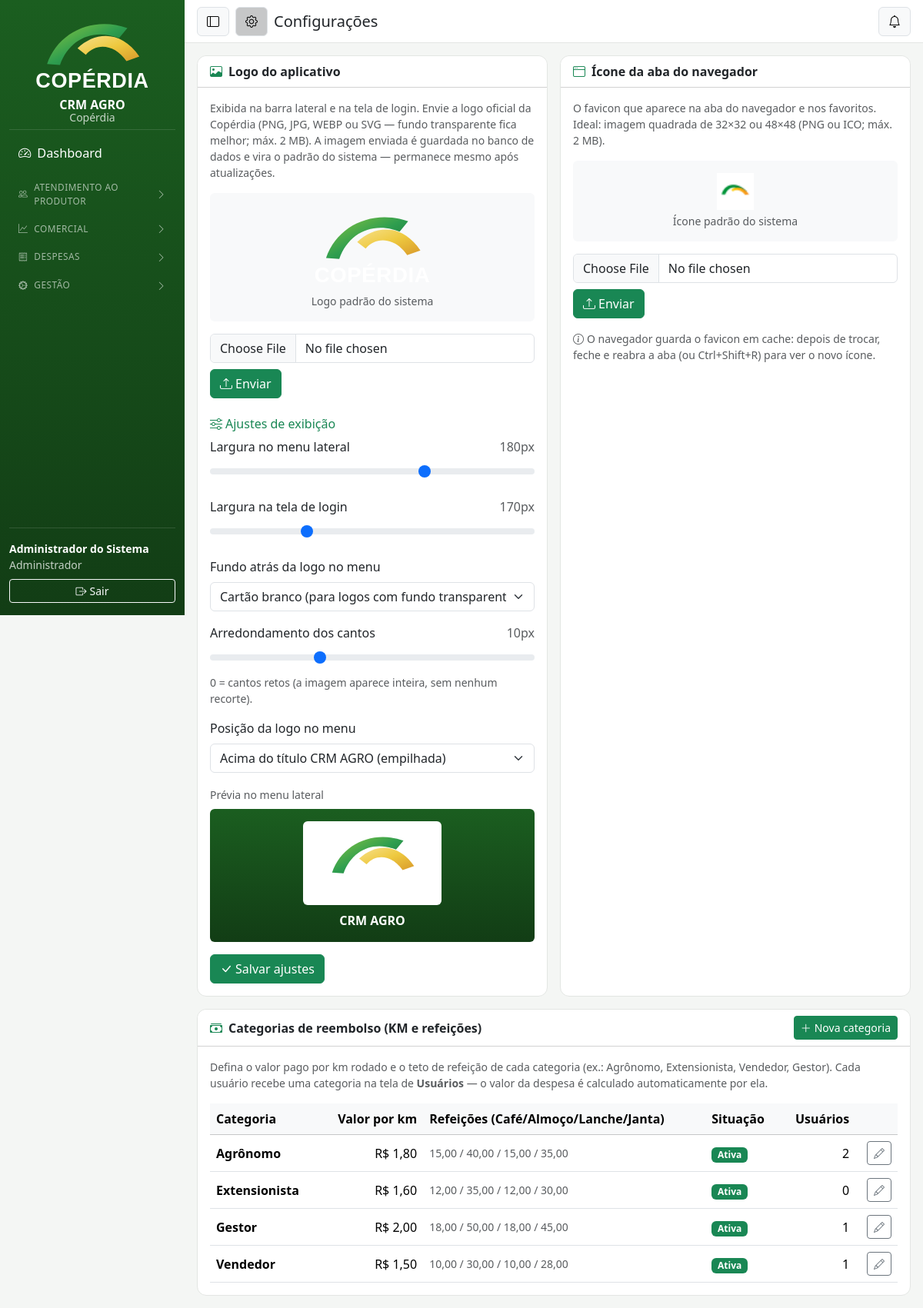
The page /index.php?r=configuracoes (signed in) on the database its author committed.
### tables this page shows
CREATE TABLE categorias_reembolso (
  id INT AUTO_INCREMENT PRIMARY KEY,
  nome VARCHAR(80) NOT NULL,
  valor_km DECIMAL(8,2) NOT NULL DEFAULT 0 COMMENT 'R$ por km rodado',
  teto_refeicao DECIMAL(8,2) NOT NULL DEFAULT 0 COMMENT 'teto por refeição (0 = sem teto)',
  ativo TINYINT(1) NOT NULL DEFAULT 1,
  criado_em DATETIME NOT NULL DEFAULT CURRENT_TIMESTAMP
);

### app/Views/configuracoes.php (the view, shortened to what the rows shown need)
<div class="row g-3">
  <div class="col-12">
    <div class="card">
      <div class="card-body">
        <div class="table-responsive">
          <table class="table table-hover align-middle mb-0">
            <thead class="table-light"><tr><th>Categoria</th><th class="text-end">Valor por km</th><th class="d-none d-md-table-cell">Refeições (Café/Almoço/Lanche/Janta)</th><th>Situação</th><th class="text-end">Usuários</th><th></th></tr></thead>
            <tbody>
              <?php foreach ($categoriasReembolso as $c): ?>
              <tr>
                <td class="fw-semibold"><?= e($c['nome']) ?></td>
                <td class="text-end"><?= moeda($c['valor_km']) ?></td>
                <td class="d-none d-md-table-cell small text-muted">
                  <?php $r = $c['refeicoes']; $fmt = fn($t) => isset($r[$t]) ? numero($r[$t], 2) : '—'; ?>
                  <?= $fmt('Café') ?> / <?= $fmt('Almoço') ?> / <?= $fmt('Lanche') ?> / <?= $fmt('Janta') ?>
                </td>
                <td><span class="badge text-bg-<?= $c['ativo'] ? 'success' : 'secondary' ?>"><?= $c['ativo'] ? 'Ativa' : 'Inativa' ?></span></td>
                <td class="text-end"><?= (int)$c['qtd_usuarios'] ?></td>
                <td class="text-end"><button class="btn btn-sm btn-outline-secondary" onclick='Config.editarCategoria(<?= json_attr($c) ?>)'><i class="bi bi-pencil"></i></button></td>
              </tr>
              <?php endforeach; ?>
            </tbody>
          </table>
        </div>
      </div>
    </div>
  </div>
</div>

### rows shown on the page
categorias_reembolso: nome "Agrônomo", valor_km "R$ 1,80", fmt "15,00", fmt "40,00", fmt "35,00", ativo "Ativa", qtd_usuarios "2"
categorias_reembolso: nome "Extensionista", valor_km "R$ 1,60", fmt "12,00", fmt "35,00", fmt "30,00", ativo "Ativa", qtd_usuarios "0"
categorias_reembolso: nome "Gestor", valor_km "R$ 2,00", fmt "18,00", fmt "50,00", fmt "45,00", ativo "Ativa", qtd_usuarios "1"
categorias_reembolso: nome "Vendedor", valor_km "R$ 1,50", fmt "10,00", fmt "30,00", fmt "28,00", ativo "Ativa", qtd_usuarios "1"

### other values the page prints
$rotulo "Dashboard"
$gLabel "ATENDIMENTO AO PRODUTOR"
$gLabel "COMERCIAL"
$gLabel "DESPESAS"
$gLabel "GESTÃO"
Auth::usuario()['nome'] "Administrador do Sistema"
Auth::perfil() "Administrador"
$titulo "Configurações"
$ajustes['sidebar_largura'] "180"
$ajustes['login_largura'] "170"
$ajustes['borda_raio'] "10"
